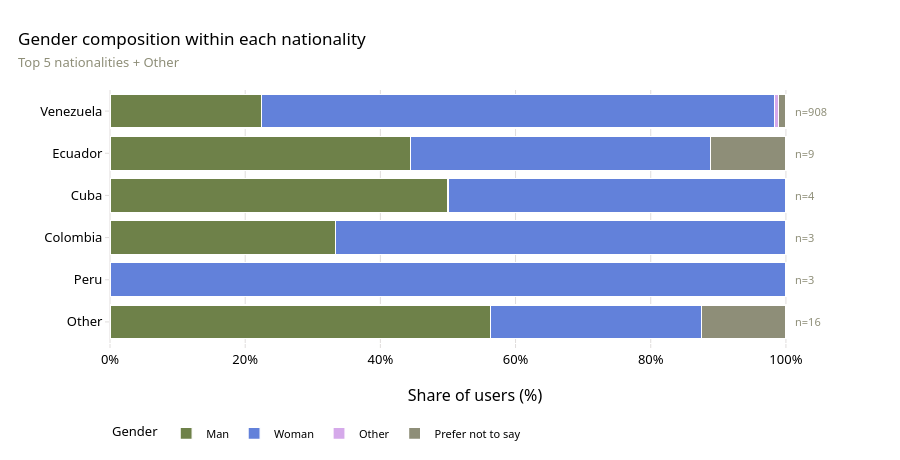

The code cell stored with this chart in its notebook:
### Markdown cell above
### 1.2 Gender composition by nationality

**What this shows.** Whether gender balance differs by nationality (Top 5 +
Other). A 100% stacked bar shows the *composition* within each group, readable
even where raw counts are tiny.

### Code cell
# Does gender balance differ by nationality? A 100% stacked bar shows the gender
# *composition* within each nationality (Top 5 + Other) -- readable even where the
# raw counts are tiny.
top_nat = df['nationality_clean'].value_counts().head(5).index.tolist()
tmp = df.dropna(subset=['Gender', 'nationality_clean']).copy()
tmp['nat_grp'] = tmp['nationality_clean'].where(tmp['nationality_clean'].isin(top_nat), 'Otros')
order = top_nat + ['Otros']
comp = tmp.groupby(['nat_grp', 'Gender']).size().unstack(fill_value=0).reindex(order).fillna(0)
totals = comp.sum(axis=1)
comp_pct = comp.div(totals, axis=0) * 100
genders = list(comp.columns)
gcolor = {g: GENDER_COLOR.get(g, NEUTRAL) for g in genders}

fig = go.Figure()
for g in genders:
    fig.add_bar(
        y=[en(NATIONALITY_EN, n) for n in order], x=comp_pct[g].values, orientation='h',
        name=en(GENDER_EN, g), marker_color=gcolor[g],
        marker_line_color=SURFACE, marker_line_width=1.2,
        hovertemplate="%{y}<br>" + en(GENDER_EN, g) + ": %{x:.0f}%<extra></extra>")
for i, n in enumerate(order):
    fig.add_annotation(x=101, y=en(NATIONALITY_EN, n), text=f"n={int(totals[n])}",
                       showarrow=False, xanchor='left', font=dict(size=11, color=MUTED))
fig.update_layout(
    barmode='stack',
    title="Gender composition within each nationality<br>"
          "<span style='font-size:13px;color:#8E8E78'>Top 5 nationalities + Other</span>",
    xaxis=dict(title="Share of users (%)", range=[0, 108], ticksuffix="%"),
    yaxis=dict(title="", autorange='reversed'),
    legend=dict(title="Gender", orientation='h', y=-0.30, x=0, traceorder='normal'),
    height=460, margin=dict(l=110, r=60, t=90, b=110))
fig.show()

### Figure 1 — Plotly figure (JSON) as saved in the notebook; plotly's stock layout.template omitted (floating-point values rounded to 4 significant figures)
{"data": [{"hovertemplate": "%{y}<br>Man: %{x:.0f}%<extra></extra>", "marker": {"color": "#6E8149", "line": {"color": "white", "width": 1.2}}, "name": "Man", "orientation": "h", "type": "bar", "x": [22.47, 44.44, 50.0, 33.33, 0.0, 56.25], "y": ["Venezuela", "Ecuador", "Cuba", "Colombia", "Peru", "Other"]}, {"hovertemplate": "%{y}<br>Woman: %{x:.0f}%<extra></extra>", "marker": {"color": "#6281DA", "line": {"color": "white", "width": 1.2}}, "name": "Woman", "orientation": "h", "type": "bar", "x": [75.88, 44.44, 50.0, 66.67, 100.0, 31.25], "y": ["Venezuela", "Ecuador", "Cuba", "Colombia", "Peru", "Other"]}, {"hovertemplate": "%{y}<br>Other: %{x:.0f}%<extra></extra>", "marker": {"color": "#D5A9EA", "line": {"color": "white", "width": 1.2}}, "name": "Other", "orientation": "h", "type": "bar", "x": [0.5507, 0.0, 0.0, 0.0, 0.0, 0.0], "y": ["Venezuela", "Ecuador", "Cuba", "Colombia", "Peru", "Other"]}, {"hovertemplate": "%{y}<br>Prefer not to say: %{x:.0f}%<extra></extra>", "marker": {"color": "#8E8E78", "line": {"color": "white", "width": 1.2}}, "name": "Prefer not to say", "orientation": "h", "type": "bar", "x": [1.101, 11.11, 0.0, 0.0, 0.0, 12.5], "y": ["Venezuela", "Ecuador", "Cuba", "Colombia", "Peru", "Other"]}], "layout": {"annotations": [{"font": {"color": "#8E8E78", "size": 11}, "showarrow": false, "text": "n=908", "x": 101, "xanchor": "left", "y": "Venezuela"}, {"font": {"color": "#8E8E78", "size": 11}, "showarrow": false, "text": "n=9", "x": 101, "xanchor": "left", "y": "Ecuador"}, {"font": {"color": "#8E8E78", "size": 11}, "showarrow": false, "text": "n=4", "x": 101, "xanchor": "left", "y": "Cuba"}, {"font": {"color": "#8E8E78", "size": 11}, "showarrow": false, "text": "n=3", "x": 101, "xanchor": "left", "y": "Colombia"}, {"font": {"color": "#8E8E78", "size": 11}, "showarrow": false, "text": "n=3", "x": 101, "xanchor": "left", "y": "Peru"}, {"font": {"color": "#8E8E78", "size": 11}, "showarrow": false, "text": "n=16", "x": 101, "xanchor": "left", "y": "Other"}], "barmode": "stack", "height": 460, "legend": {"orientation": "h", "title": {"text": "Gender"}, "traceorder": "normal", "x": 0, "y": -0.3}, "margin": {"b": 110, "l": 110, "r": 60, "t": 90}, "title": {"text": "Gender composition within each nationality<br><span style='font-size:13px;color:#8E8E78'>Top 5 nationalities + Other</span>"}, "xaxis": {"range": [0, 108], "ticksuffix": "%", "title": {"text": "Share of users (%)"}}, "yaxis": {"autorange": "reversed", "title": {"text": ""}}}}
